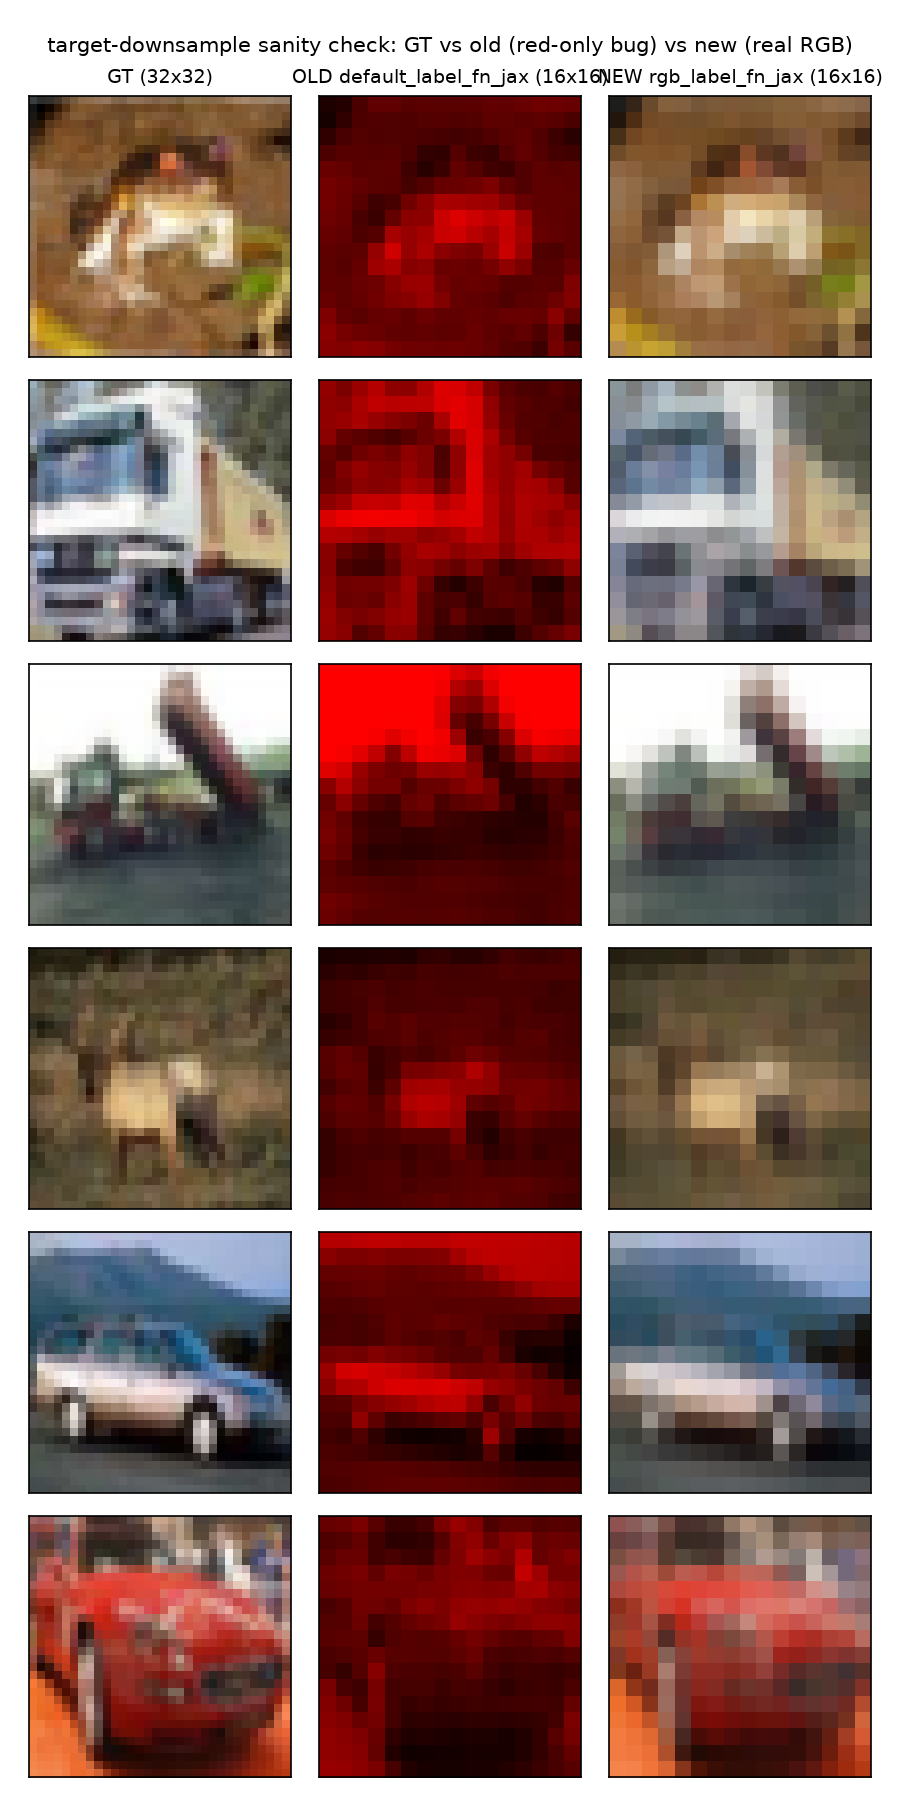

This figure's Python source:
"""CPU-only, no model/checkpoint needed: sanity-checks rgb_label_fn_jax in isolation -- plots real
GT next to its target downsample (the same target label_reg_weight/label_mse train against) for a
few real CIFAR images. Pure function check: does the target look like a real color downsample, or
still degenerate (e.g. red-only, the default_label_fn_jax bug this was written to fix)?
Usage: python3 -m image_lagcodec.scripts.sanity_target_downsample [--n_img N] [--level 0]
"""
import argparse
import sys
from pathlib import Path
import numpy as np
import jax.numpy as jnp

REPO_ROOT = Path(__file__).resolve().parents[2]
sys.path.insert(0, str(REPO_ROOT))
from image_lagcodec.run_lagcodec import (
    Config, CONFIG_FIELDS, load_config_module, load_cifar10, images_to_positions, pixel_order_for,
    rgb_label_fn_jax, default_label_fn_jax,
)


def main():
    ap = argparse.ArgumentParser()
    ap.add_argument("--n_img", type=int, default=6)
    ap.add_argument("--level_n_blocks", type=int, default=256)  # matches cifar_probe_labelreg1's level0 (side=16)
    ap.add_argument("--out", default=str(REPO_ROOT / "image_lagcodec/scripts/sanity_target_downsample.png"))
    a = ap.parse_args()

    cv = load_config_module(REPO_ROOT / "image_lagcodec/configs/cifar_probe_labelreg1.py")
    cv.pop("label_fn", None)
    cfg = Config(**{k: cv[k] for k in CONFIG_FIELDS if k in cv})
    (train_x, _), _ = load_cifar10(REPO_ROOT / "datasets")
    imgs = train_x[: a.n_img]
    pixel_order = pixel_order_for(cfg)
    flat = jnp.array(images_to_positions(imgs, cfg, pixel_order))

    target_rgb = np.asarray(rgb_label_fn_jax(flat, cfg, pixel_order, a.level_n_blocks, 3, 256))
    target_old = np.asarray(default_label_fn_jax(flat, cfg, pixel_order, a.level_n_blocks, 3, 256))

    side = round(a.level_n_blocks ** 0.5)
    from image_lagcodec.run_lagcodec import zorder_pixel_order
    low_order = zorder_pixel_order(side)

    def to_grid(idx):
        M = idx.shape[0]
        raster = np.zeros((M, side * side, 3), dtype=np.uint8)
        raster[:, low_order, :] = idx.astype(np.uint8)
        return raster.reshape(M, side, side, 3)

    grid_new = to_grid(target_rgb)
    grid_old = to_grid(target_old)

    import matplotlib
    matplotlib.use("Agg")
    import matplotlib.pyplot as plt
    n = imgs.shape[0]
    fig, axes = plt.subplots(n, 3, figsize=(6, 2 * n))
    axes = axes.reshape(n, 3)
    for i in range(n):
        axes[i, 0].imshow(imgs[i])
        axes[i, 0].set_title("GT (32x32)" if i == 0 else "", fontsize=9)
        axes[i, 1].imshow(grid_old[i])
        axes[i, 1].set_title(f"OLD default_label_fn_jax ({side}x{side})" if i == 0 else "", fontsize=9)
        axes[i, 2].imshow(grid_new[i])
        axes[i, 2].set_title(f"NEW rgb_label_fn_jax ({side}x{side})" if i == 0 else "", fontsize=9)
        for j in range(3):
            axes[i, j].set_xticks([])
            axes[i, j].set_yticks([])
    fig.suptitle("target-downsample sanity check: GT vs old (red-only bug) vs new (real RGB)", fontsize=10)
    fig.tight_layout()
    fig.savefig(a.out, dpi=150)
    print(f"saved {a.out}")
    print(f"OLD target per-channel means: {target_old.astype(float).mean(axis=(0,1))}  (expect ~[X,0,0])")
    print(f"NEW target per-channel means: {target_rgb.astype(float).mean(axis=(0,1))}  (expect all ~similar, nonzero)")


if __name__ == "__main__":
    main()
